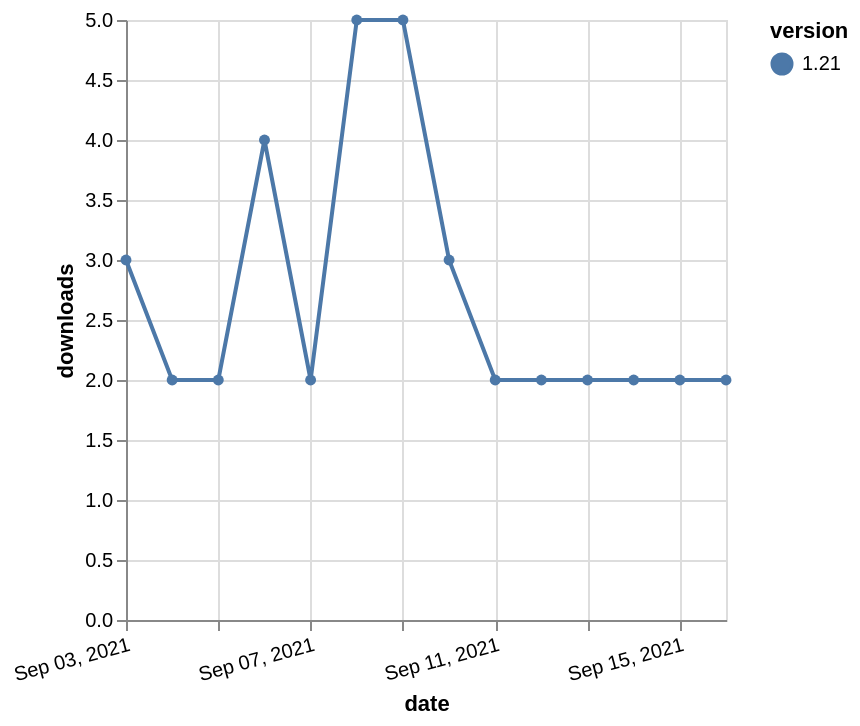

Source (Vega-Lite JSON):
### Vega-Lite specification from a JSON file in a GitHub repository (floating-point values rounded to 4 significant figures)
{"$schema": "https://vega.github.io/schema/vega-lite/v5.json", "description": "A simple bar chart with embedded data.", "data": {"values": [{"date": "2021-09-03", "total": 3531, "delta": 3, "version": "1.21"}, {"date": "2021-09-04", "total": 3533, "delta": 2, "version": "1.21"}, {"date": "2021-09-05", "total": 3535, "delta": 2, "version": "1.21"}, {"date": "2021-09-06", "total": 3539, "delta": 4, "version": "1.21"}, {"date": "2021-09-07", "total": 3541, "delta": 2, "version": "1.21"}, {"date": "2021-09-08", "total": 3546, "delta": 5, "version": "1.21"}, {"date": "2021-09-09", "total": 3551, "delta": 5, "version": "1.21"}, {"date": "2021-09-10", "total": 3554, "delta": 3, "version": "1.21"}, {"date": "2021-09-11", "total": 3556, "delta": 2, "version": "1.21"}, {"date": "2021-09-12", "total": 3558, "delta": 2, "version": "1.21"}, {"date": "2021-09-13", "total": 3560, "delta": 2, "version": "1.21"}, {"date": "2021-09-14", "total": 3562, "delta": 2, "version": "1.21"}, {"date": "2021-09-15", "total": 3564, "delta": 2, "version": "1.21"}, {"date": "2021-09-16", "total": 3566, "delta": 2, "version": "1.21"}]}, "width": "container", "mark": {"type": "line", "point": {"filled": true}}, "encoding": {"x": {"field": "date", "type": "temporal", "timeUnit": "yearmonthdate", "title": "date", "axis": {"labelAngle": -15}}, "y": {"field": "delta", "type": "quantitative", "title": "downloads"}, "color": {"field": "version", "type": "nominal"}, "tooltip": {"field": "delta"}}}
